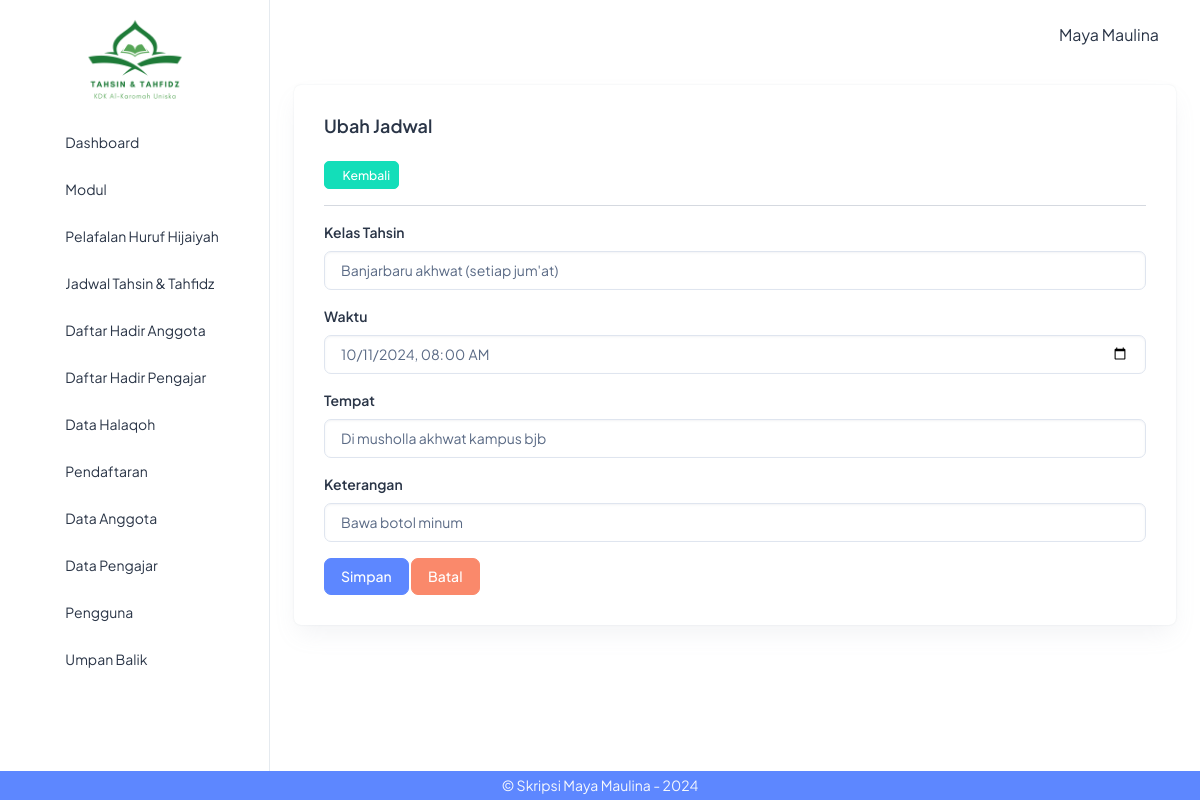
The page /index.php?page=jadwal_edit&id_jadwal=26 (signed in) on the database its author committed.
### tables this page shows
CREATE TABLE `jadwal` (
  `id_jadwal` int(11) NOT NULL,
  `nama_pengajar` varchar(150) NOT NULL,
  `nama_anggota` varchar(150) NOT NULL,
  `kelas_tahsin` varchar(50) NOT NULL,
  `waktu` datetime NOT NULL,
  `tempat` varchar(100) NOT NULL,
  `keterangan` varchar(100) NOT NULL
);

### jadwal/jadwal_edit.php (the view, shortened to what this page needs)
<?php
$id_jadwal = $_GET['id_jadwal'];
$query = mysqli_query($koneksi, "select * from jadwal where id_jadwal='$id_jadwal'");
$data = mysqli_fetch_array($query);
?>
<div class="container-fluid">
    <div class="card">
        <div class="card-body">
            <h5 class="card-title fw-semibold mb-4">Ubah Jadwal</h5>
            <a href="?page=jadwal_read" class="btn btn-success btn-sm"><i class="ti ti-arrow-left"></i>Kembali</a>
            <hr>
            <form action="" method="post">
                <div class="mb-3">
                    <label for="inputKelas" class="form-label">Kelas Tahsin</label>
                    <select name="kelas_tahsin" id="inputKelas" class="form-control" required>
                        <?php
                        $query = mysqli_query($koneksi, "SELECT * FROM kelas ORDER BY id_kelas ASC");
                        while ($kelas = mysqli_fetch_array($query)) {
                            $selected = ($kelas['nama_kelas'] == $data['kelas_tahsin']) ? 'selected' : '';
                            echo "<option value=\"$kelas[nama_kelas]\" $selected>$kelas[nama_kelas]</option>";
                        }
                        ?>
                    </select>
                </div>
                <div class="mb-3">
                    <label for="inputWaktu" class="form-label">Waktu</label>
                    <input type="datetime-local" class="form-control" id="inputWaktu" required name="waktu" value="<?= $data[4]; ?>">
                </div>
                <div class="mb-3">
                    <label for="inputTempat" class="form-label">Tempat</label>
                    <input type="text" class="form-control" id="inputTempat" required name="tempat" value="<?= $data[5]; ?>">
                </div>
                <div class="mb-3">
                    <label for="inputKeterangan" class="form-label">Keterangan</label>
                    <input type="text" class="form-control" id="inputKeterangan" required name="keterangan" value="<?= $data[6]; ?>">
                </div>
                <button type="submit" class="btn btn-primary" name="btn_simpan">Simpan</button>
                <button type="reset" class="btn btn-danger">Batal</button>
            </form>
        </div>
    </div>
</div>

### template/sidebar.php (style rules this page uses)
a { text-decoration: none; color: #2a3547; }

### rows shown on the page
jadwal: waktu "10/11/2024 08:00", tempat "Di musholla akhwat kampus bjb", keterangan "Bawa botol minum"

### other values the page prints
$_SESSION['nama'] "Maya Maulina"
form field kelas_tahsin "Banjarbaru akhwat (setiap jum'at)"
